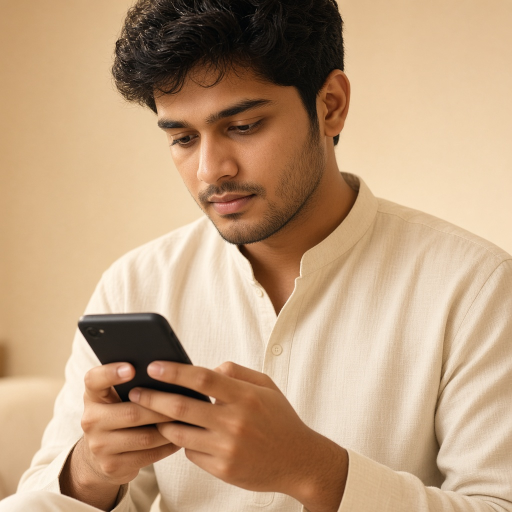
#> input picture src/assets/images/antharanga_japa.png, 1024 x 1024 px, given in place of login_logo.webp, which was not available (shown at 1/2 size)
$ python generate_ios_app_icons.py
#> lines starting #> are read from the running program, lines starting #| are printed output that depends on the picture; pictures that were not available may be replaced by others from this repository, and a replacement may not be noted
from PIL import Image
from pathlib import Path
import json

out_dir = Path('ios/JapaSiddhi/Images.xcassets/AppIcon.appiconset')
out_dir.mkdir(parents=True, exist_ok=True)

logo = Image.open('src/assets/images/login_logo.webp').convert('RGBA')


def make_icon(size: int) -> Image.Image:
    # App Store 1024 must be opaque (no transparency)
    bg = Image.new('RGBA', (size, size), (255, 248, 234, 255))
    pad = int(size * 0.10)
    target = size - pad * 2
    scaled = logo.copy()
    scaled.thumbnail((target, target), Image.Resampling.LANCZOS)
    x = (size - scaled.width) // 2
    y = (size - scaled.height) // 2
    bg.paste(scaled, (x, y), scaled)
    return bg.convert('RGB')


sizes = {
    'Icon-20@2x.png': 40,
    'Icon-20@3x.png': 60,
    'Icon-29@2x.png': 58,
    'Icon-29@3x.png': 87,
    'Icon-40@2x.png': 80,
    'Icon-40@3x.png': 120,
    'Icon-60@2x.png': 120,
    'Icon-60@3x.png': 180,
    'Icon-1024.png': 1024,
}

for name, px in sizes.items():
    make_icon(px).save(out_dir / name, format='PNG', optimize=True)
    print(f'wrote {name} {px}x{px}')
#> this loop made 9 passes
#> pass 1, in make_icon, `bg = Image.new('RGBA', (size, size), (255, 248, 234, 255))`:
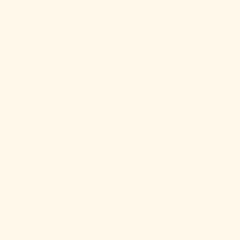
#> bg: PIL image 40x40 RGBA (shown 6 times larger); mean R, G, B, A 255, 248, 234, 255
#> pass 1, `make_icon(px).save(out_dir / name, format='PNG', optimize=True)`:
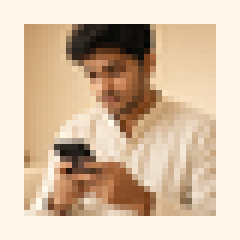
#> saved as Icon-20@2x.png: PIL image 40x40 RGB (shown 6 times larger); mean R, G, B 213.7, 190.8, 165.6
#> pass 2, `make_icon(px).save(out_dir / name, format='PNG', optimize=True)`:
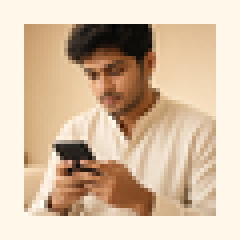
#> saved as Icon-20@3x.png: PIL image 60x60 RGB (shown 4 times larger); mean R, G, B 213.7, 190.8, 165.6

contents = {
    'images': [
        {'filename': 'Icon-20@2x.png', 'idiom': 'iphone', 'scale': '2x', 'size': '20x20'},
        {'filename': 'Icon-20@3x.png', 'idiom': 'iphone', 'scale': '3x', 'size': '20x20'},
        {'filename': 'Icon-29@2x.png', 'idiom': 'iphone', 'scale': '2x', 'size': '29x29'},
        {'filename': 'Icon-29@3x.png', 'idiom': 'iphone', 'scale': '3x', 'size': '29x29'},
        {'filename': 'Icon-40@2x.png', 'idiom': 'iphone', 'scale': '2x', 'size': '40x40'},
        {'filename': 'Icon-40@3x.png', 'idiom': 'iphone', 'scale': '3x', 'size': '40x40'},
        {'filename': 'Icon-60@2x.png', 'idiom': 'iphone', 'scale': '2x', 'size': '60x60'},
        {'filename': 'Icon-60@3x.png', 'idiom': 'iphone', 'scale': '3x', 'size': '60x60'},
        {'filename': 'Icon-1024.png', 'idiom': 'ios-marketing', 'scale': '1x', 'size': '1024x1024'},
    ],
    'info': {'author': 'xcode', 'version': 1},
}
(out_dir / 'Contents.json').write_text(json.dumps(contents, indent=2) + '\n', encoding='utf-8')
print('Contents.json updated')
#> (the run stopped early here; a loop or call above may not have finished)

$ run again, on src/assets/images/general_annadanam.png
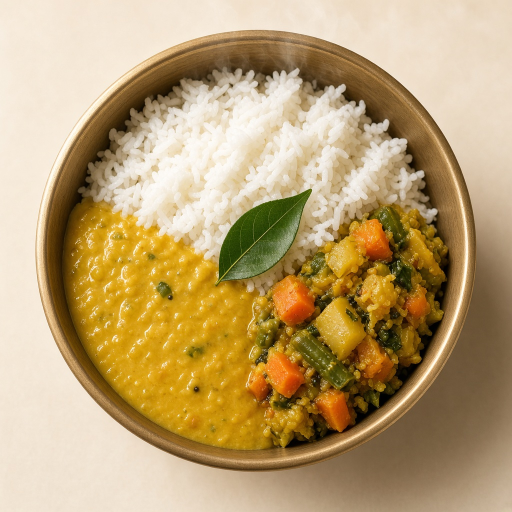
#> input picture src/assets/images/general_annadanam.png, 1024 x 1024 px, given in place of login_logo.webp, which was not available (shown at 1/2 size)
#> the loop `for name, px in sizes.items():` made 9 passes
#> pass 1, `make_icon(px).save(out_dir / name, format='PNG', optimize=True)`:
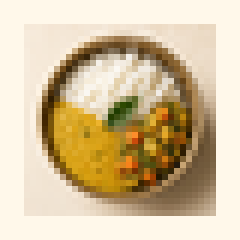
#> saved as Icon-20@2x.png: PIL image 40x40 RGB (shown 6 times larger); mean R, G, B 211.5, 192.2, 157.8
#> pass 2, `make_icon(px).save(out_dir / name, format='PNG', optimize=True)`:
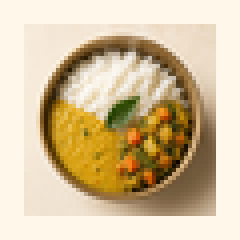
#> saved as Icon-20@3x.png: PIL image 60x60 RGB (shown 4 times larger); mean R, G, B 211.5, 192.2, 157.8

$ run again, on src/assets/images/green_agate.jpg
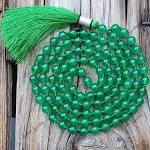
#> input picture src/assets/images/green_agate.jpg, 150 x 150 px, given in place of login_logo.webp, which was not available
#> the loop `for name, px in sizes.items():` made 9 passes
#> pass 1, `make_icon(px).save(out_dir / name, format='PNG', optimize=True)`:
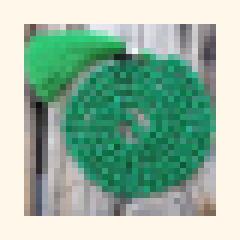
#> saved as Icon-20@2x.png: PIL image 40x40 RGB (shown 6 times larger); mean R, G, B 148.6, 181.9, 161.5
#> pass 2, `make_icon(px).save(out_dir / name, format='PNG', optimize=True)`:
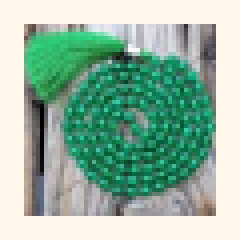
#> saved as Icon-20@3x.png: PIL image 60x60 RGB (shown 4 times larger); mean R, G, B 148.6, 181.9, 161.5
